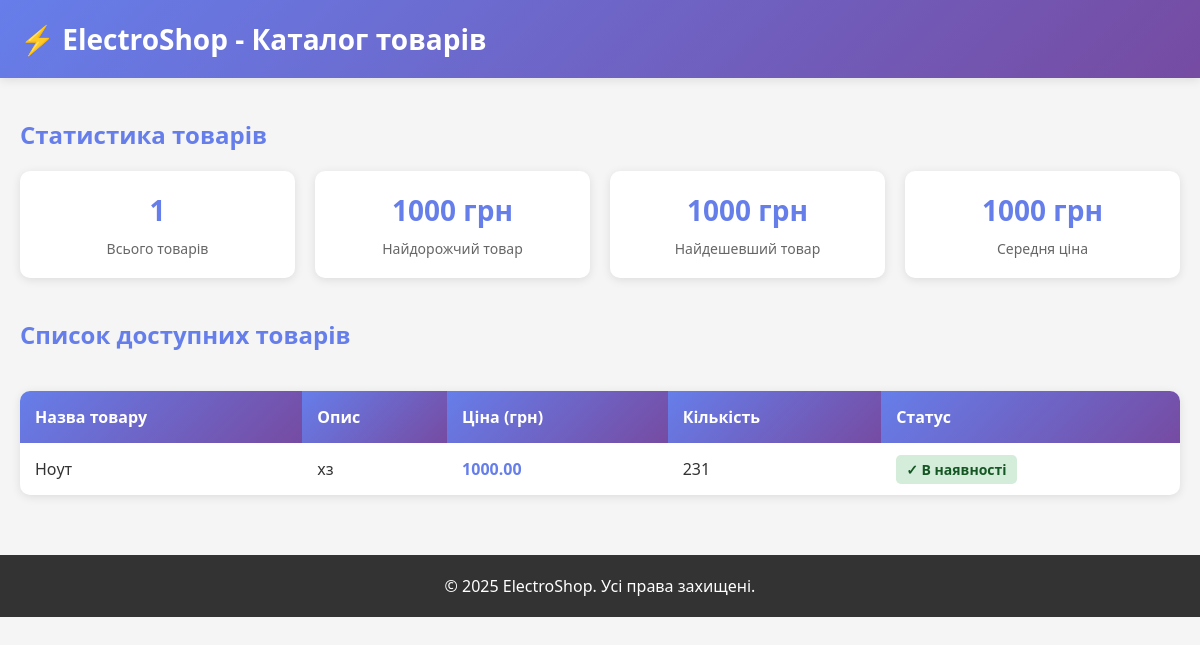
Page /tables/ on the earlier database version.
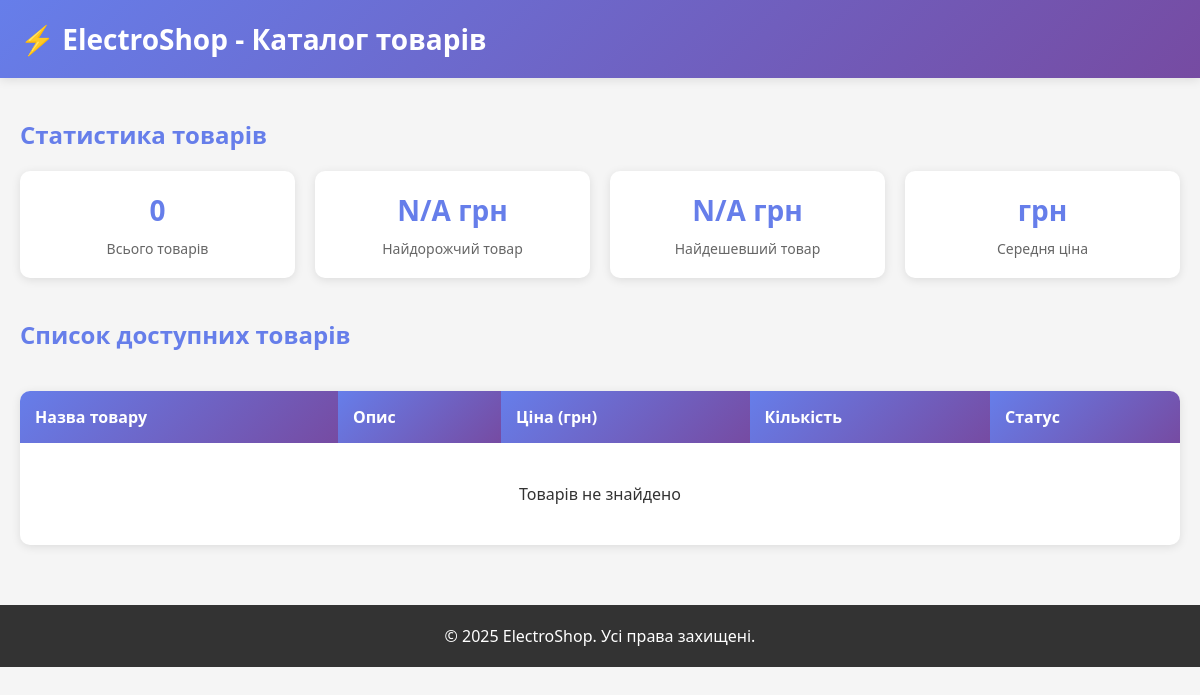
Same page on the later database version.
### default/models.py (models this page shows, shortened)
class Product(models.Model):
    name = models.CharField(max_length=255)
    description = models.TextField()
    price = models.DecimalField(max_digits=10, decimal_places=2)
    stock = models.PositiveIntegerField()
    rating = models.FloatField(default=0.0)

### default/views.py (the view)
# urls.py: path('tables/', views.tables, name='tables'),
def tables(request):
    products = Product.objects.all()
    products_count = products.count()
    products_by_price = products.order_by('-price')
    top_expensive = products.order_by('-price')[:5]
    max_price = Product.objects.aggregate(Max('price'))['price__max'] or 0
    min_price = Product.objects.aggregate(Min('price'))['price__min'] or 0
    avg_price = Product.objects.aggregate(Avg('price'))['price__avg'] or 0
    context = {
        'products': products,
        'products_count': products_count,
        'products_by_price': products_by_price,
        'top_expensive': top_expensive,
        'max_price': max_price if max_price else "N/A",
        'min_price': min_price if min_price else "N/A",
        'avg_price': avg_price if avg_price else "N/A",
    }
    return render(request, 'tables.html', context)

### default/templates/tables.html (shortened to what this page needs)
<!DOCTYPE html>
<html lang="uk">
<head>
</head>
<body>
    <header>
        <div class="container">
            <h1>⚡ ElectroShop - Каталог товарів</h1>
        </div>
    </header>
    <main class="container">
        <h2>Статистика товарів</h2>
        <div class="stats">
            <div class="stat-card">
                <div class="stat-value">{{ products_count }}</div>
                <div class="stat-label">Всього товарів</div>
            </div>
            <div class="stat-card">
                <div class="stat-value">{{ max_price }} грн</div>
                <div class="stat-label">Найдорожчий товар</div>
            </div>
            <div class="stat-card">
                <div class="stat-value">{{ min_price }} грн</div>
                <div class="stat-label">Найдешевший товар</div>
            </div>
            <div class="stat-card">
                <div class="stat-value">{{ avg_price|floatformat:0 }} грн</div>
                <div class="stat-label">Середня ціна</div>
            </div>
        </div>
        <h2>Список доступних товарів</h2>
        <div class="table-container">
            <table>
                <thead>
                    <tr>
                        <th>Назва товару</th>
                        <th>Опис</th>
                        <th>Ціна (грн)</th>
                        <th>Кількість</th>
                        <th>Статус</th>
                    </tr>
                </thead>
                <tbody>
                    {% for product in products %}
                        <tr>
                            <td>{{ product.name }}</td>
                            <td>{{ product.description|truncatewords:5 }}</td>
                            <td class="price">{{ product.price }}</td>
                            <td>{{ product.stock }}</td>
                            <td>
                                {% if product.stock > 0 %}
                                    <span class="status in-stock">✓ В наявності</span>
                                {% else %}
                                    <span class="status out-of-stock">✗ Немає в наявності</span>
                                {% endif %}
                            </td>
                        </tr>
                    {% empty %}
                        <tr>
                            <td colspan="5" style="text-align: center; padding: 40px;">Товарів не знайдено</td>
                        </tr>
                    {% endfor %}
                </tbody>
            </table>
        </div>
    </main>
    <footer>
        <p>&copy; 2025 ElectroShop. Усі права захищені.</p>
    </footer>
</body>
</html>

Differences in the rows shown:
removed Product: name "Ноут", description "хз", price "1000.00", stock "231", shows "✓ В наявності"
Other differences:
{{ products_count }}: "1" → "0"
{{ max_price }}: "1000" → "N/A"
{{ min_price }}: "1000" → "N/A"
{{ avg_price|floatformat:0 }}: "1000" → (not shown)
text now shown: "Товарів не знайдено"
